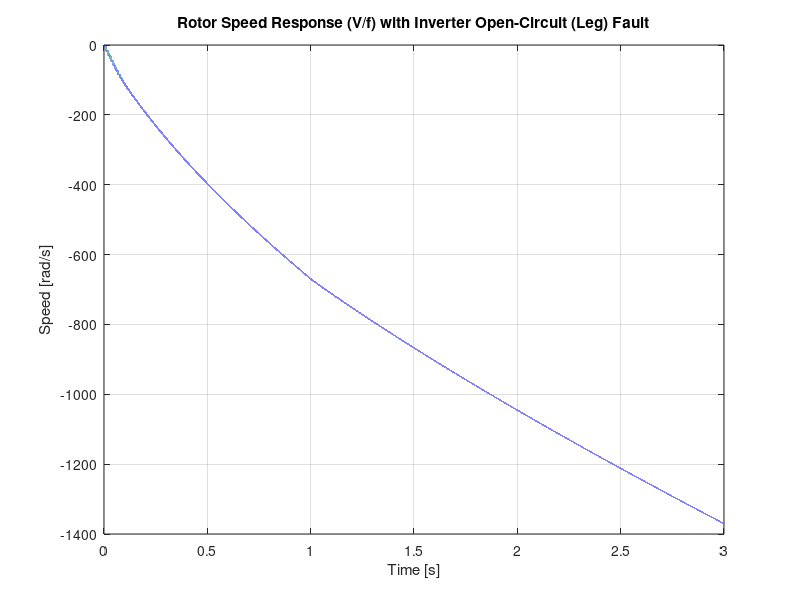

This figure's MATLAB source: (Note: this script raises an error after producing the figure.)
%% Test_X1_fixed.m
% Induction Motor Drive Simulation with Open-Circuit (Leg) Fault
% Fixes the main issues in Test_X1.m:
%   1) No more DC "pole voltages" with constant switches.
%   2) No more i = v/Rs (this was creating ~690 A DC currents).
%   3) Motor inductances are made physically consistent: Ls = Lls + Lm, Lr = Llr + Lm.
%   4) A simple V/f + PI speed loop is used so speed converges to the reference (instead of ramping).

clear; clc; close all;

%% ================== Simulation Settings ==================
Ts     = 1e-5;      % Time step [s] (no PWM here, but electrical dynamics still require small Ts)
Tend   = 3;         % Total simulation time [s]
tfault = 1;         % Fault injection time [s]
time   = 0:Ts:Tend;
N      = numel(time);

%% ================== Motor Parameters ==================
P  = 4;             % Poles
Rs = 0.435;         % Stator resistance [ohm]
Rr = 0.816;         % Rotor resistance [ohm]

% IMPORTANT:
% In your original file you had: Ls = 0.002, Lr = 0.002, Lm = 0.0693.
% That is physically inconsistent because Lm must be < Ls and < Lr.
% Usually 0.002 H is the LEAKAGE inductance. Total inductance is: Ls = Lls + Lm, Lr = Llr + Lm.
Lls = 0.002;        % Stator leakage inductance [H]
Llr = 0.002;        % Rotor  leakage inductance [H]
Lm  = 0.0693;       % Magnetizing inductance [H]

Ls = Lls + Lm;      % Total stator inductance [H]
Lr = Llr + Lm;      % Total rotor inductance [H]

J  = 0.089;         % Inertia [kg.m^2]
B  = 0.001;         % Viscous friction [N.m.s]
TL = 20;            % Load torque [N.m] (change as needed)

Delta = Ls*Lr - Lm^2;

%% ================== Drive / V-f Settings ==================
Vdc = 600;                      % DC link voltage [V] (for limits only)
Vpk_max = Vdc/2;                % rough phase peak limit
w_ref   = 1500 * 2*pi/60;       % speed reference [rad/s] (1500 rpm)

% Base values for V/f (choose consistent with your intended rating)
f_base  = 50;                   % [Hz] 4-pole synchronous speed ~1500 rpm
w_base  = 2*pi*f_base;          % [rad/s]
Vpk_base = 325;                 % phase peak at base (230 Vrms phase-neutral)

Kvf = Vpk_base / w_base;        % V/f gain

% Simple PI speed controller that adjusts stator frequency (scalar control)
Kpw = 5;
Kiw = 200;
w_min = 0;
w_max = 2*pi*80;                % limit frequency to 80 Hz

%% ================== State Variables (alpha-beta, complex) ==================
psi_s = 0 + 1j*0;               % stator flux (alpha + j beta)
psi_r = 0 + 1j*0;               % rotor  flux (alpha + j beta)
wm    = 0;                      % mechanical speed [rad/s]
theta = 0;                      % stator electrical angle [rad]

int_w = 0;

%% ================== Logging ==================
wm_log = zeros(1,N);
Te_log = zeros(1,N);
ia = zeros(1,N); ib = zeros(1,N); ic = zeros(1,N);

%% ================== Main Loop ==================
for k = 1:N
    t = time(k);

    % ---- currents from flux linkages ----
    i_s = (Lr*psi_s - Lm*psi_r)/Delta;      % stator current (alpha + j beta)
    i_r = (-Lm*psi_s + Ls*psi_r)/Delta;     % rotor current  (alpha + j beta)

    i_alpha = real(i_s);
    i_beta  = imag(i_s);

    % Clarke inverse for phase currents
    ia(k) = i_alpha;
    ib(k) = -0.5*i_alpha + (sqrt(3)/2)*i_beta;
    ic(k) = -0.5*i_alpha - (sqrt(3)/2)*i_beta;

    % ---- Speed PI (frequency command) ----
    e_w   = w_ref - wm;
    int_w = int_w + e_w*Ts;

    ws_cmd = w_base + Kpw*e_w + Kiw*int_w;  % stator electrical frequency [rad/s]
    ws_cmd = min(max(ws_cmd, w_min), w_max);

    theta  = theta + ws_cmd*Ts;

    % ---- V/f voltage magnitude ----
    Vpk = Kvf * ws_cmd;
    Vpk = min(max(Vpk, 0), Vpk_max);

    % ---- ideal phase voltages (line-neutral) ----
    va = Vpk*sin(theta);
    vb = Vpk*sin(theta - 2*pi/3);
    vc = Vpk*sin(theta + 2*pi/3);

    % ---- Open-circuit (LEG) fault approximation ----
    % This emulates an open inverter leg: phase-A is disconnected (va ≈ 0).
    if t >= tfault
        va = 0;
    end

    % Remove zero-sequence to emulate floating neutral: va+vb+vc = 0
    vn = (va + vb + vc)/3;
    va = va - vn;
    vb = vb - vn;
    vc = vc - vn;

    % Clarke transform for stator voltage
    v_alpha = (2/3)*(va - 0.5*vb - 0.5*vc);
    v_beta  = (2/3)*((sqrt(3)/2)*(vb - vc));
    v_s = v_alpha + 1j*v_beta;

    % ---- electrical rotor speed ----
    omega_r = (P/2)*wm;   % electrical rotor speed [rad/s]

    % ---- flux dynamics ----
    dpsi_s = v_s - Rs*i_s;
    dpsi_r = -Rr*i_r + 1j*omega_r*psi_r;  % squirrel-cage rotor (v_r = 0)

    psi_s = psi_s + dpsi_s*Ts;
    psi_r = psi_r + dpsi_r*Ts;

    % ---- electromagnetic torque ----
    Te = 1.5*(P/2) * imag(psi_s * conj(i_s));

    % ---- mechanical dynamics ----
    wm = wm + (Te - TL - B*wm)/J * Ts;

    % log
    wm_log(k) = wm;
    Te_log(k) = Te;
end

%% ================== Plots ==================
figure;
plot(time, wm_log, 'LineWidth', 1.5); grid on;
xlabel('Time [s]');
ylabel('Speed [rad/s]');
title('Rotor Speed Response (V/f) with Inverter Open-Circuit (Leg) Fault');
xline(tfault, '--r', 'Fault');

figure;
plot(time, wm_log*60/(2*pi), 'LineWidth', 1.5); grid on;
xlabel('Time [s]');
ylabel('Speed [rpm]');
title('Rotor Speed in rpm');
xline(tfault, '--r', 'Fault');

figure;
subplot(3,1,1);
plot(time, ia, 'LineWidth', 1.0); 
hold on;
legend('i_a','Location','best');
xlabel('Time [s]');
ylabel('Phase Currents [A]');
title('Stator Phase Currents under Inverter Open-Circuit (Leg) Fault');
subplot(3,1,2);
plot(time, ib, 'LineWidth', 1.0);
hold on;
legend('i_b','Location','best');
xlabel('Time [s]');
ylabel('Phase Currents [A]');
title('Stator Phase Currents under Inverter Open-Circuit (Leg) Fault');
subplot(3,1,3);
plot(time, ic, 'LineWidth', 1.0);
hold on;
legend('i_c','Location','best');
xlabel('Time [s]');
ylabel('Phase Currents [A]');
title('Stator Phase Currents under Inverter Open-Circuit (Leg) Fault');
xline(tfault, '--r', 'Fault');
grid on;

figure;
plot(time, Te_log, 'LineWidth', 1.5); grid on;
xlabel('Time [s]');
ylabel('Torque [N.m]');
title('Electromagnetic Torque');
xline(tfault, '--r', 'Fault');
